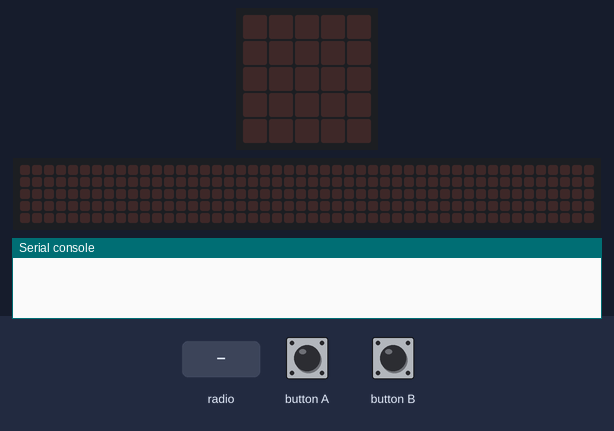
Bench run of a program on a simulated BBC micro:bit (MakeCode). Parts: the board's 5×5 LED display, a strip that is not on the board, showing the scrolling text unrolled, the last lines printed to the serial console. The inputs (shaded band) are chosen by the test bench. No radio messages arrive unless stated (any console line starting 'radio sent:' is added by the test bench); the 48×5 strip is a reading aid, not a part: it shows the text the display is scrolling, unrolled, one strip-width of it at a time.

Above: at 1.2 s.
1.3 s: button A pressed for 0.15 s
At 1.52 s:
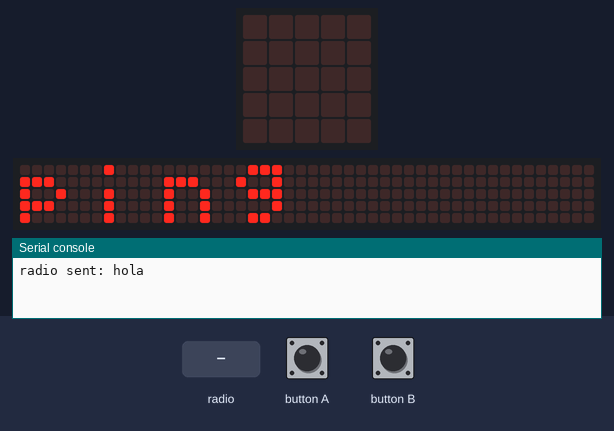
4.3 s: button B pressed for 0.15 s
At 6.02 s:
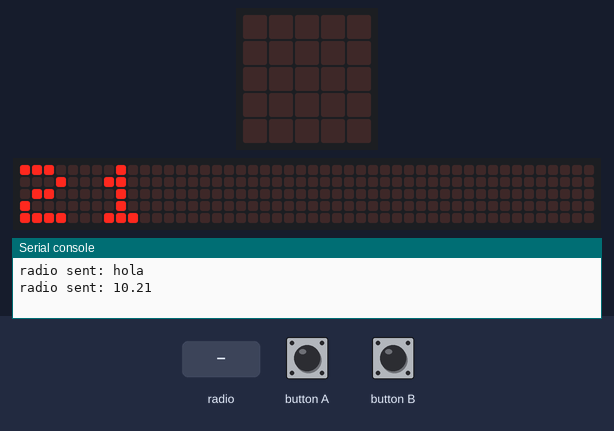
7.4 s: radio message "hola" arrives
At 8.72 s:
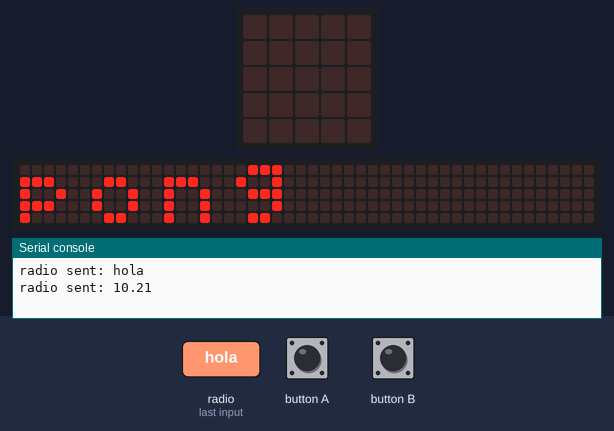
10.4 s: radio message "10" arrives
At 13.3 s:
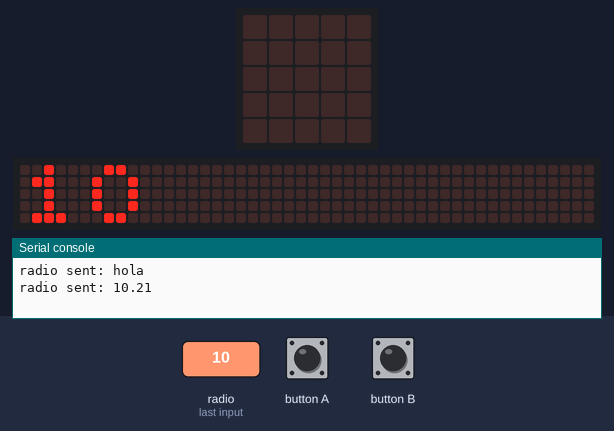
13.4 s: button A pressed for 0.15 s
At 16.07 s:
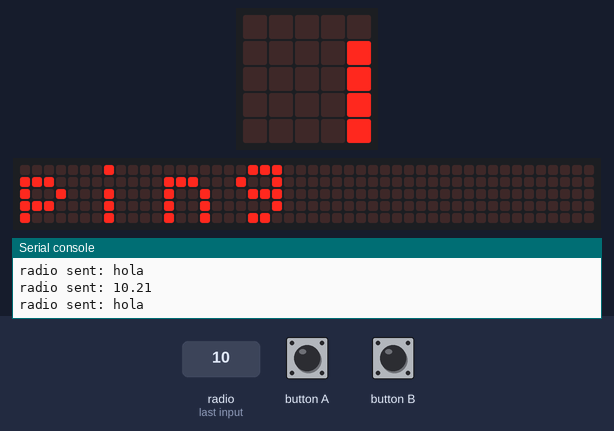
16.5 s: radio message "hola" arrives
At 20.57 s:
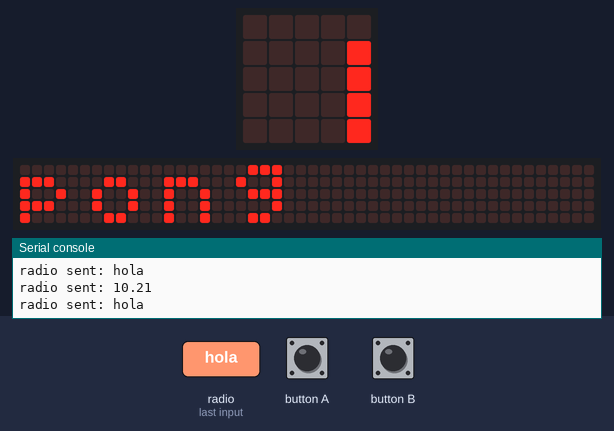

Measured:
- after the input at 1.3 s, the display: changes after 0.15 s (image 1)
- after the input at 4.3 s, the display: first differs from a run without the input after 1.7 s (image 2)
- after the input at 7.4 s, the display: first differs from a run without the input after 1.3 s (image 3)
- after the input at 10.4 s, the display: first differs from a run without the input after 2.8 s (image 4)
- after the input at 13.4 s, the display: first differs from a run without the input after 2.5 s (image 5 shows a later state)
- after the input at 16.5 s, the display: first differs from a run without the input after 3.9 s (image 6 shows a later state)

The program:

main.ts
```typescript
radio.onReceivedNumber(function (receivedNumber) {
    basic.showNumber(receivedNumber)
})
input.onButtonPressed(Button.A, function () {
    radio.sendString("hola")
    basic.showString("ping")
})
radio.onReceivedString(function (receivedString) {
    if (receivedString == "hola") {
        basic.showString("pong")
    }
})
input.onButtonPressed(Button.B, function () {
    radio.sendNumber(10.21)
    basic.showNumber((10.21 - Math.trunc(10.21)) * 100)
})
radio.setGroup(1)
basic.forever(function () {

})
```

test.ts
```typescript
// aquí va el archivo "tests"; esto no se compilará cuando este paquete se utilice como una extensión.
```
